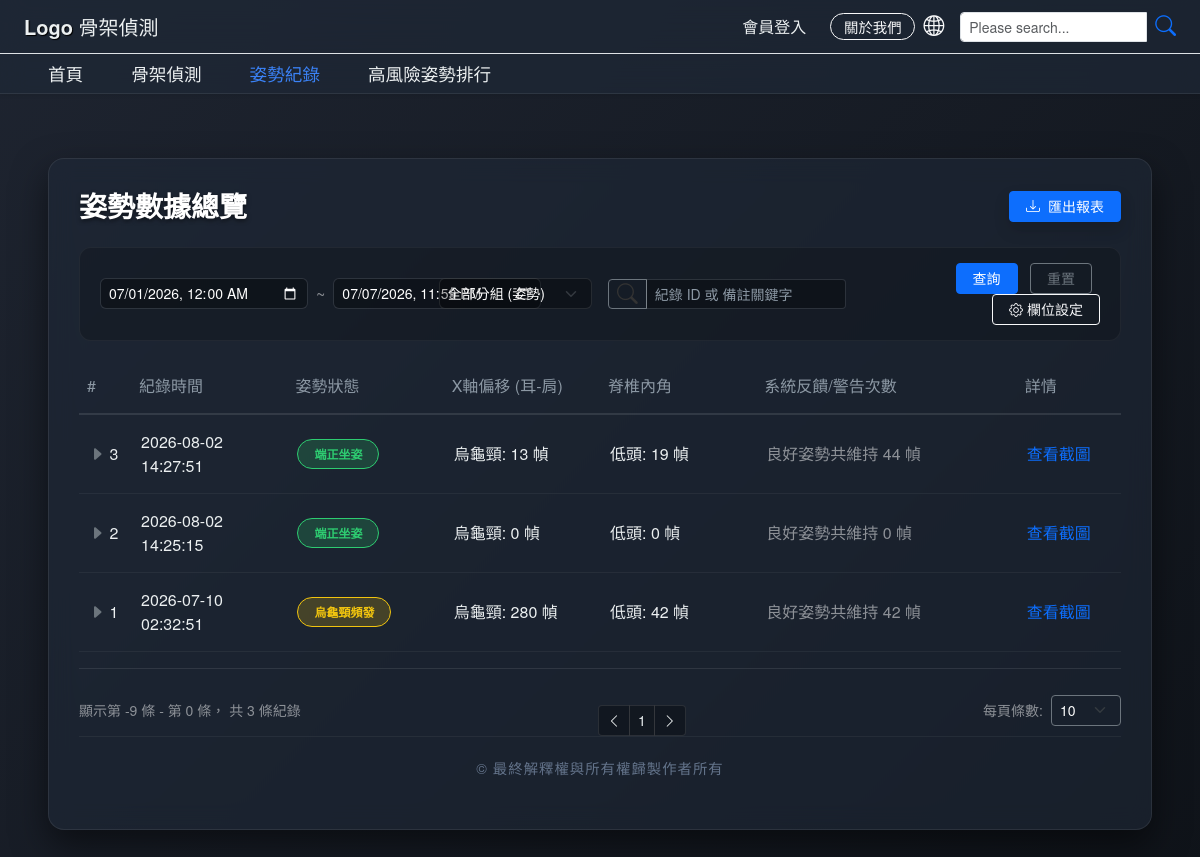
Screenshot of /renaissance?page=0 with the database file from the repository.
### tables this page shows
CREATE TABLE posture_records (
        id INTEGER PRIMARY KEY AUTOINCREMENT,
        good_count INTEGER NOT NULL DEFAULT 0,
        turtle_neck_count INTEGER NOT NULL DEFAULT 0,
        looking_down_count INTEGER NOT NULL DEFAULT 0,
        slouching_count INTEGER NOT NULL DEFAULT 0,
        timestamp TEXT NOT NULL
    );

### app.py (the view)
@app.route('/renaissance')
def posture_record():
    page = request.args.get('page', 1, type=int)
    per_page = 10
    total_row = query_db("SELECT COUNT(*) FROM posture_records", one=True)
    total_records = total_row[0] if total_row else 0
    total_pages = math.ceil(total_records / per_page)
    offset = (page - 1) * per_page
    db_records = query_db(
        "SELECT * FROM posture_records ORDER BY timestamp DESC LIMIT ? OFFSET ?",
        (per_page, offset)
    )
    history_data = []
    for row in db_records:
        status = "端正坐姿"
        badge = "badge-good"
        if row['turtle_neck_count'] > 50:
            status = "烏龜頸頻發"
            badge = "badge-warning"
        elif row['looking_down_count'] > 50:
            status = "過度低頭"
            badge = "badge-danger"
        elif row['slouching_count'] > 50:
            status = "癱坐前滑"
            badge = "badge-warning"
        history_data.append({
            "id": row['id'],
            "time": row['timestamp'],
            "status": status,
            "badge_class": badge,
            "offset": f"烏龜頸: {row['turtle_neck_count']} 幀",
            "angle": f"低頭: {row['looking_down_count']} 幀",
            "note": f"良好姿勢共維持 {row['good_count']} 幀"
        })
    return render_template('record.html',
                           records=history_data,
                           page=page,
                           total_pages=total_pages,
                           total_records=total_records,
                           per_page=per_page)

### db.py (called while the page is built)
def query_db(query, args=(), one=False):
    with sqlite3.connect(DB_PATH) as conn:
        conn.row_factory = sqlite3.Row      # 支援用 key 讀取欄位
        cur = conn.cursor()
        cur.execute(query, args)
        rv = cur.fetchall()
        return (rv[0] if rv else None) if one else rv

### templates/record.html (shortened to what this page needs)
<!DOCTYPE html>
<html lang="zh-TW">
<head>
    <link rel="stylesheet" href="{{ url_for('static', filename='css/all.css') }}" />
    <link rel="stylesheet" href="{{ url_for('static', filename='css/navbar.css') }}" />
    <link href="https://cdn.jsdelivr.net/npm/bootstrap@5.3.0/dist/css/bootstrap.min.css" rel="stylesheet">
    <link href="https://cdn.jsdelivr.net/npm/bootstrap-icons@1.10.5/font/bootstrap-icons.css" rel="stylesheet">
</head>
<body>
<header class="container-fluid border-bottom">
    <div class="row align-items-center py-2">
        <div class="col-4 ps-4">
            <h4 class="mb-0"><span class="logo-text">Logo</span> 骨架偵測</h4>
        </div>
        <div class="col-8 d-flex justify-content-end align-items-center pe-4">
            <div class="login-box me-4">
            {% if not session.get('loggedIn') %}
                <a href="/loginForm" class="member-link text-decoration-none">會員登入</a>
            {% endif %}
            </div>
            <div class="d-flex align-items-center me-3">
                <a id="aboutwe" class="btn btn-outline-light btn-sm" href="#">關於我們</a>
                <i class="bi bi-globe2 ms-2 text-light"></i>
            </div>
            <form class="d-flex search-form align-items-center" action="/search" method="get">
                <div class="input-group input-group-sm">
                    <input type="search" name="searchQuery" class="form-control" placeholder="Please search...">
                    <button class="btn btn-outline-secondary p-0 ms-2 border-0" type="submit">
                        <i class="bi bi-search text-primary"></i>
                    </button>
                </div>
            </form>
        </div>
    </div>
</header>
<nav class="navbar navbar-expand-lg shadow-sm">
    <div class="container-fluid p-0">
        <div class="collapse navbar-collapse justify-content-start" id="nav-menu">
            <ul class="navbar-nav ps-4">
                <li class="nav-item"><a href="/" class="nav-link">首頁</a></li>
                <li class="nav-item"><a href="/ScanPage" class="nav-link">骨架偵測</a></li>
                <li class="nav-item"><a href="/renaissance" class="nav-link active" style="color: #3b82f6 !important;">姿勢紀錄</a></li>
                <li class="nav-item"><a href="/rank" class="nav-link">高風險姿勢排行</a></li>
            </ul>
        </div>
    </div>
</nav>
<div class="main-container container-fluid px-4 px-md-5">
    <div class="record-card">
        <div class="d-flex justify-content-between align-items-center mb-4">
            <h3 class="mb-0 fw-bold" style="text-shadow: 0 2px 4px rgba(0,0,0,0.5);">姿勢數據總覽</h3>
            <button class="btn btn-primary btn-sm px-3 shadow"><i class="bi bi-download me-1"></i> 匯出報表</button>
        </div>
        <div class="filter-section">
            <form class="row g-3 align-items-center">
                <div class="col-md-4 d-flex align-items-center">
                    <input type="datetime-local" class="form-control form-control-sm me-2" value="2026-07-01T00:00">
                    <span class="text-white-50">~</span>
                    <input type="datetime-local" class="form-control form-control-sm ms-2" value="2026-07-07T23:59">
                </div>
                <div class="col-md-2">
                    <select class="form-select form-select-sm">
                        <option value="all" selected>全部分組 (姿勢)</option>
                    </select>
                </div>
                <div class="col-md-3">
                    <div class="input-group input-group-sm">
                        <span class="input-group-text bg-transparent border-secondary text-secondary"><i class="bi bi-search"></i></span>
                        <input type="text" class="form-control" placeholder="紀錄 ID 或 備註關鍵字">
                    </div>
                </div>
                <div class="col-md-3 text-end">
                    <button type="submit" class="btn btn-primary btn-sm px-3 me-2">查詢</button>
                    <button type="reset" class="btn btn-outline-secondary btn-sm px-3 me-2">重置</button>
                    <button type="button" class="btn btn-outline-light btn-sm px-3"><i class="bi bi-gear"></i> 欄位設定</button>
                </div>
            </form>
        </div>
        <div class="table-responsive">
            <table class="table table-glass table-borderless align-middle">
                <thead>
                    <tr>
                        <th scope="col" style="width: 5%;">#</th>
                        <th scope="col" style="width: 15%;">紀錄時間</th>
                        <th scope="col" style="width: 15%;">姿勢狀態</th>
                        <th scope="col" style="width: 15%;">X軸偏移 (耳-肩)</th>
                        <th scope="col" style="width: 15%;">脊椎內角</th>
                        <th scope="col" style="width: 25%;">系統反饋/警告次數</th>
                        <th scope="col" style="width: 10%;">詳情</th>
                    </tr>
                </thead>
                <tbody>
                    {% for row in records %}
                    <tr>
                        <td><i class="bi bi-caret-right-fill text-secondary"></i> {{ row.id }}</td>
                        <td>{{ row.time }}</td>
                        <td><span class="badge {{ row.badge_class }} rounded-pill px-3 py-2">{{ row.status }}</span></td>
                        <td>{{ row.offset }}</td>
                        <td>{{ row.angle }}</td>
                        <td class="text-white-50">{{ row.note }}</td>
                        <td><a href="#" class="text-primary text-decoration-none">查看截圖</a></td>
                    </tr>
                    {% else %}
                    <tr>
                        <td colspan="7" class="text-center text-white-50 py-4">目前還沒有任何紀錄喔！</td>
                    </tr>
                    {% endfor %}
                </tbody>
            </table>
        </div>
        <div class="d-flex justify-content-between align-items-center mt-3 pt-3 border-top border-secondary border-opacity-25">
            <span class="text-white-50 small">
                顯示第 {{ (page - 1) * per_page + 1 }} 條 -
                第 {{ [page * per_page, total_records] | min }} 條，
                共 {{ total_records }} 條紀錄
            </span>
            <nav aria-label="Page navigation">
                <ul class="pagination pagination-sm mb-0">
                    <li class="page-item {% if page == 1 %}disabled{% endif %}">
                        <a class="page-link" href="?page={{ page - 1 }}"><i class="bi bi-chevron-left"></i></a>
                    </li>
                    {% for p in range(1, total_pages + 1) %}
                    <li class="page-item {% if p == page %}active{% endif %}">
                        <a class="page-link" href="?page={{ p }}">{{ p }}</a>
                    </li>
                    {% endfor %}
                    <li class="page-item {% if page == total_pages or total_pages == 0 %}disabled{% endif %}">
                        <a class="page-link" href="?page={{ page + 1 }}"><i class="bi bi-chevron-right"></i></a>
                    </li>
                </ul>
            </nav>
            <div class="d-flex align-items-center">
                <span class="text-white-50 small me-2">每頁條數:</span>
                <select class="form-select form-select-sm bg-transparent text-white border-secondary" style="width: 70px;" disabled>
                    <option value="10" selected>10</option>
                </select>
            </div>
        </div>
<footer id="footer">
    <p class="mb-0">&copy; 最終解釋權與所有權歸製作者所有</p>
</footer>
</body>
</html>

### static/css/all.css (style rules this page uses)
body { margin: 0; padding: 0; background-color: #ffffff; overflow-x: hidden; }
header { width: 100%; padding: 0.3% 0 !important; background-color: #fff; }
header .row { margin: 0 !important; width: 100%; }
.logo-text { font-weight: bold; text-shadow: 1px 1px 1px #000; }
h4.mb-0 { line-height: 1.2; font-size: 1.25rem; }
.member-link { color: #0000FF; text-decoration: none; font-size: 1rem; white-space: nowrap; }
#aboutwe { padding: 0.1rem 0.8rem; font-size: 0.9rem; border-radius: 20px; }
.bi-globe2, .bi-search { font-size: 1.3rem; display: flex; align-items: center; color: #333; }
.search-form { height: 30px; }
.input-group-sm > .form-control { height: 30px; padding: 2px 10px; }

### static/css/navbar.css (style rules this page uses)
nav.navbar { background-color: rgba(30, 40, 55, 0.7) !important; backdrop-filter: blur(12px); -webkit-backdrop-filter: blur(12px); border-bottom: 1px solid rgba(255, 255, 255, 0.08) !important; min-height: auto; padding: 0 !important; }
.navbar-nav .nav-link { color: #ecf0f1 !important; font-size: 1.1rem; padding: 0.4rem 1.5rem !important; transition: color 0.3s ease; }
.main-container { width: 85%; margin: 2% auto; }
header { position: relative; z-index: 1050 !important; }

### templates/record.html (style rules this page uses)
body { background: linear-gradient(135deg, #1e2430 0%, #0f1319 100%); min-height: 100vh; color: white; font-family: 'Helvetica Neue', 'Segoe UI', Tahoma, Geneva, Verdana, sans-serif; display: flex; flex-direction: column; }
header, .navbar { background-color: rgba(30, 40, 55, 0.7) !important; backdrop-filter: blur(12px); -webkit-backdrop-filter: blur(12px); border-bottom: 1px solid rgba(255, 255, 255, 0.08) !important; }
.nav-link, .member-link, header h4, .dropdown-toggle { color: #ecf0f1 !important; font-weight: 500; transition: color 0.3s ease; }
.main-container { flex: 1; padding: 40px 0; }
.record-card { background-color: rgba(30, 40, 55, 0.6); backdrop-filter: blur(12px); -webkit-backdrop-filter: blur(12px); border: 1px solid rgba(255, 255, 255, 0.08); border-radius: 16px; padding: 30px; box-shadow: 0 15px 35px rgba(0,0,0,0.5); }
.filter-section { background-color: rgba(0, 0, 0, 0.2); border-radius: 12px; padding: 15px 20px; margin-bottom: 25px; border: 1px solid rgba(255, 255, 255, 0.05); }
.filter-section input, .filter-section select { background-color: rgba(0, 0, 0, 0.3); border: 1px solid rgba(255, 255, 255, 0.1); color: white; border-radius: 6px; }
.filter-section input::placeholder { color: #8c98a4; }
.filter-section select option { background-color: #1e2430; color: white; }
.table-glass { color: #ecf0f1; margin-bottom: 0; }
.table-glass thead th { border-bottom: 2px solid rgba(255, 255, 255, 0.1); color: #8c98a4; font-weight: 500; padding-bottom: 15px; background: transparent; }
.table-glass tbody td { border-bottom: 1px solid rgba(255, 255, 255, 0.05); padding: 15px 10px; vertical-align: middle; background: transparent; color: #ecf0f1; }
.badge-good { background-color: rgba(46, 204, 113, 0.2); color: #2ecc71; border: 1px solid #2ecc71; }
.badge-warning { background-color: rgba(241, 196, 15, 0.2); color: #f1c40f; border: 1px solid #f1c40f; }
.pagination { margin-top: 20px; margin-bottom: 0; }
.page-link { background-color: rgba(0, 0, 0, 0.3); border-color: rgba(255, 255, 255, 0.1); color: #ecf0f1; }
#footer { text-align: center; color: #64748b; padding: 20px 0; font-size: 0.9rem; letter-spacing: 1px; border-top: 1px solid rgba(255, 255, 255, 0.05); margin-top: auto; }
input[type="date"], input[type="time"], input[type="datetime-local"] { color-scheme: dark; }

### rows the page displays
posture_records: id "3", time "2026-08-02 14:27:51", status "端正坐姿", offset "烏龜頸: 13 幀", angle "低頭: 19 幀", note "良好姿勢共維持 44 幀"
posture_records: id "2", time "2026-08-02 14:25:15", status "端正坐姿", offset "烏龜頸: 0 幀", angle "低頭: 0 幀", note "良好姿勢共維持 0 幀"
posture_records: id "1", time "2026-07-10 02:32:51", status "烏龜頸頻發", offset "烏龜頸: 280 幀", angle "低頭: 42 幀", note "良好姿勢共維持 42 幀"

### other values shown
{{ (page - 1) * per_page + 1 }} "-9"
{{ [page * per_page, total_records] | min }} "0"
{{ total_records }} "3"
{{ p }} "1"
